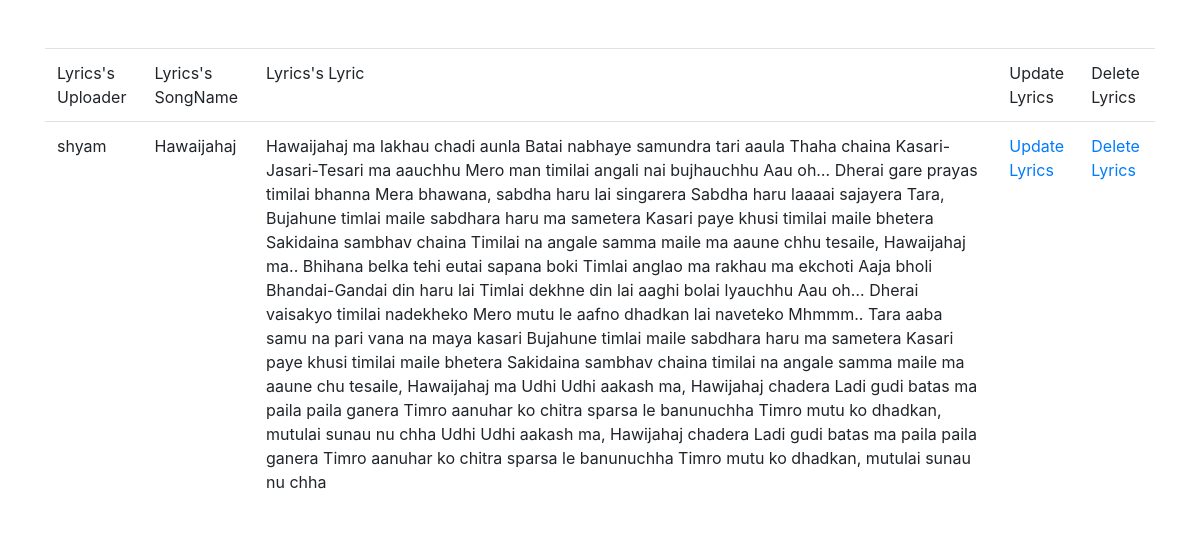
Before: /Lyricsdata/ with the older database file.
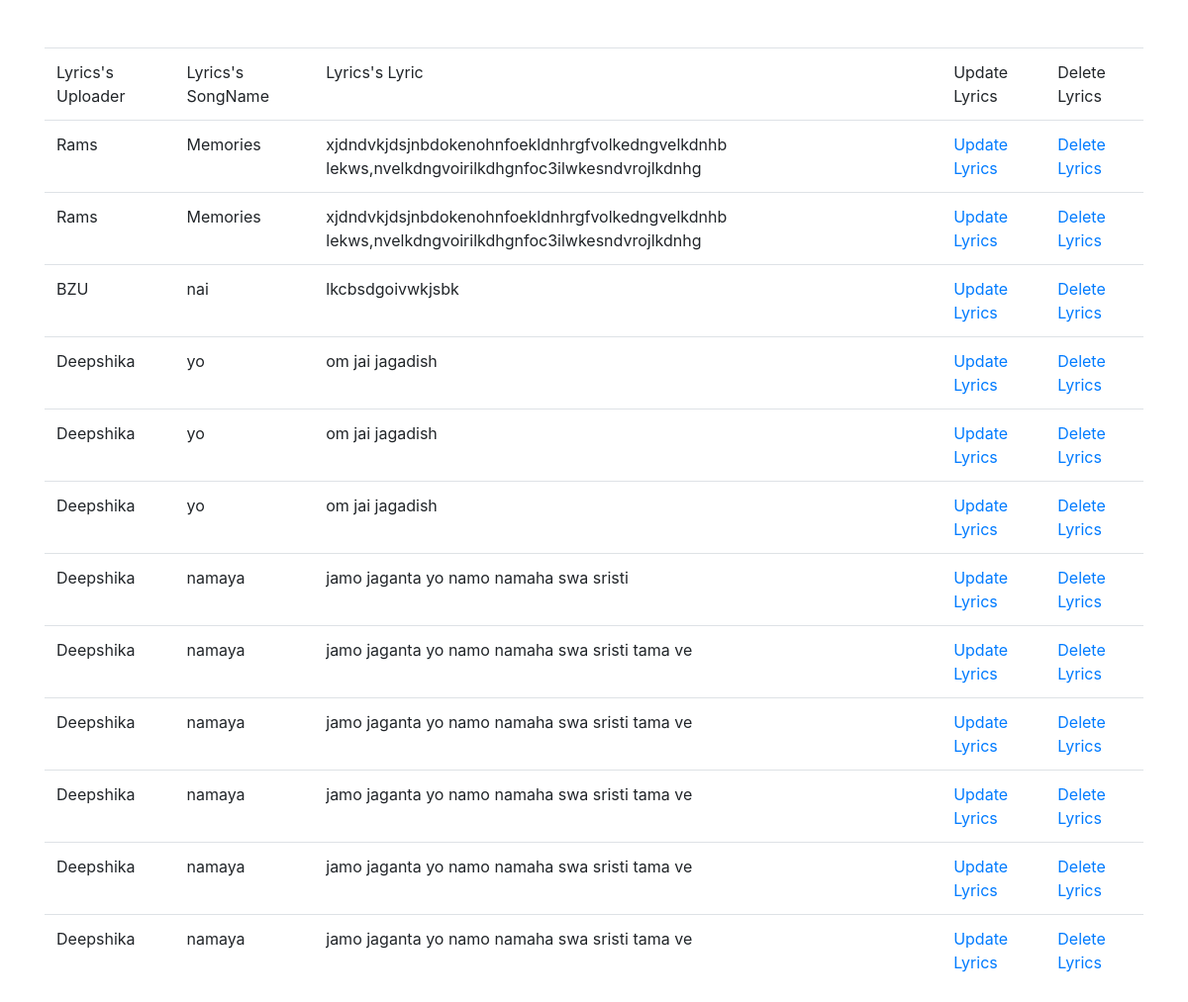
After: the same page with the newer database file.
### Harmonyapp/models.py (models this page shows)
class Lyrics(models.Model):
    UserName = models.CharField(max_length=100)
    SongName = models.CharField(max_length=100)
    Lyric = models.TextField()
    def __str__(self):
        return self.UserName + ' ' + self.SongName + ' ' + self.Lyric

### Harmonyapp/views.py (the view)
# urls.py: path('Lyricsdata/',view_Lyrics_lists),
def view_Lyrics_lists(request):
    list_of_lyrics= Lyrics.objects.all()
    print(list_of_lyrics)
    context_variable = {
        'lyrics':list_of_lyrics
    }
    return render(request,'Lyrics.html',context_variable)

### templates/Lyrics.html (shortened to what this page needs)
{%load static%}
<!DOCTYPE html>
<html lang="en">
<head>
    <link rel="stylesheet", href="{% static 'css/bootstrap.min.css' %}">
</head>
<body>
    <form  method="post" action="update/{{lyrics.id}}">
     <div class="container mt-5">
         <table class="table">
             <thead>
                 <tr>
                     <td>Lyrics's Uploader</td>
                     <td>Lyrics's SongName</td>
                     <td>Lyrics's Lyric</td>
                     <td>Update Lyrics</td>
                     <td>Delete Lyrics</td>
                 </tr>
             </thead>
             <tbody>
                {% for lyrics in lyrics %}
                <tr>
                    <td> {{lyrics.UserName}}   </td>
                    <td> {{lyrics.SongName}}</td>
                    <td>{{lyrics.Lyric}}</td>
                    <td> <a href="edit/{{lyrics.id}}">Update Lyrics</a> </td>
                    <td> <a href="delete/{{lyrics.id}}">Delete Lyrics</a> </td>
                </tr>
                {% empty %}
                There are no Lyrics available.
                {% endfor %}
             </tbody>
         </table>
     </div>
    </form>
</body>
</html>

Changed rows visible on the page:
removed Lyrics: UserName "shyam", SongName "Hawaijahaj", Lyric "Hawaijahaj ma lakhau chadi aunla Batai nabhaye samundra tari aaula Thaha chaina Kasari-Jasari-Tesari ma aauchhu Mero man timilai angali nai bujhauchhu Aau oh… Dherai gare prayas timilai bhanna Mera bhawana, sabdha haru lai singarera Sabdha haru laaaai sajayera Tara, Bujahune timlai maile sabdhara haru ma sametera Kasari paye khusi timilai maile bhetera Sakidaina sambhav chaina Timilai na angale samma maile ma aaune chhu tesaile, Hawaijahaj ma.. Bhihana belka tehi eutai sapana boki Timlai anglao ma rakhau ma ekchoti Aaja bholi Bhandai-Gandai din haru lai Timlai dekhne din lai aaghi bolai lyauchhu Aau oh… Dherai vaisakyo timilai nadekheko Mero mutu le aafno dhadkan lai naveteko Mhmmm.. Tara…"
added Lyrics: UserName "Rams", SongName "Memories", Lyric "xjdndvkjdsjnbdokenohnfoekldnhrgfvolkedngvelkdnhb lekws,nvelkdngvoirilkdhgnfoc3ilwkesndvrojlkdnhg"
added Lyrics: UserName "Rams", SongName "Memories", Lyric "xjdndvkjdsjnbdokenohnfoekldnhrgfvolkedngvelkdnhb lekws,nvelkdngvoirilkdhgnfoc3ilwkesndvrojlkdnhg"
added Lyrics: UserName "BZU", SongName "nai", Lyric "lkcbsdgoivwkjsbk"
added Lyrics: UserName "Deepshika", SongName "yo", Lyric "om jai jagadish"
added Lyrics: UserName "Deepshika", SongName "yo", Lyric "om jai jagadish"
added Lyrics: UserName "Deepshika", SongName "yo", Lyric "om jai jagadish"
added Lyrics: UserName "Deepshika", SongName "namaya", Lyric "jamo jaganta yo namo namaha swa sristi"
added Lyrics: UserName "Deepshika", SongName "namaya", Lyric "jamo jaganta yo namo namaha swa sristi tama ve"
added Lyrics: UserName "Deepshika", SongName "namaya", Lyric "jamo jaganta yo namo namaha swa sristi tama ve"
added Lyrics: UserName "Deepshika", SongName "namaya", Lyric "jamo jaganta yo namo namaha swa sristi tama ve"
added Lyrics: UserName "Deepshika", SongName "namaya", Lyric "jamo jaganta yo namo namaha swa sristi tama ve"
added Lyrics: UserName "Deepshika", SongName "namaya", Lyric "jamo jaganta yo namo namaha swa sristi tama ve"
